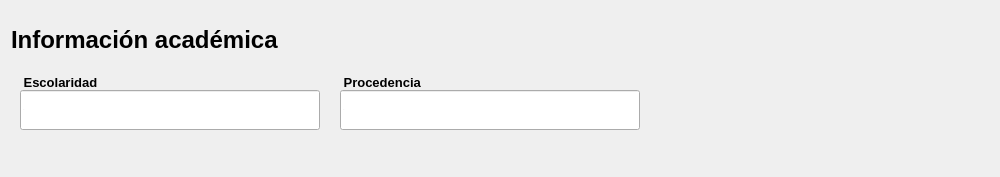
              <widget class="QFrame" name="info_academica">
               <property name="sizePolicy">
                <sizepolicy hsizetype="Preferred" vsizetype="Preferred">
                 <horstretch>0</horstretch>
                 <verstretch>10</verstretch>
                </sizepolicy>
               </property>
               <property name="minimumSize">
                <size>
                 <width>1000</width>
                 <height>170</height>
                </size>
               </property>
               <property name="styleSheet">
                <string notr="true"/>
               </property>
               <property name="frameShape">
                <enum>QFrame::NoFrame</enum>
               </property>
               <property name="frameShadow">
                <enum>QFrame::Raised</enum>
               </property>
               <property name="tipo" stdset="0">
                <string>espacio_preguntas_form</string>
               </property>
               <layout class="QVBoxLayout" name="verticalLayout">
                <property name="topMargin">
                 <number>20</number>
                </property>
                <item alignment="Qt::AlignLeft|Qt::AlignTop">
                 <widget class="QLabel" name="label_titulo_info_academica">
                  <property name="sizePolicy">
                   <sizepolicy hsizetype="Preferred" vsizetype="Preferred">
                    <horstretch>0</horstretch>
                    <verstretch>0</verstretch>
                   </sizepolicy>
                  </property>
                  <property name="minimumSize">
                   <size>
                    <width>0</width>
                    <height>40</height>
                   </size>
                  </property>
                  <property name="maximumSize">
                   <size>
                    <width>16777215</width>
                    <height>20</height>
                   </size>
                  </property>
                  <property name="font">
                   <font>
                    <family>Arial</family>
                    <pointsize>18</pointsize>
                    <weight>75</weight>
                    <bold>true</bold>
                   </font>
                  </property>
                  <property name="styleSheet">
                   <string notr="true"/>
                  </property>
                  <property name="text">
                   <string>Información académica</string>
                  </property>
                  <property name="scaledContents">
                   <bool>false</bool>
                  </property>
                 </widget>
                </item>
                <item>
                 <widget class="QFrame" name="preguntas_info_academica">
                  <property name="minimumSize">
                   <size>
                    <width>460</width>
                    <height>100</height>
                   </size>
                  </property>
                  <property name="styleSheet">
                   <string notr="true"/>
                  </property>
                  <property name="frameShape">
                   <enum>QFrame::NoFrame</enum>
                  </property>
                  <property name="frameShadow">
                   <enum>QFrame::Raised</enum>
                  </property>
                  <layout class="QFormLayout" name="formLayout_2">
                   <property name="horizontalSpacing">
                    <number>20</number>
                   </property>
                   <item row="0" column="0">
                    <layout class="QVBoxLayout" name="verticalLayout_40">
                     <item>
                      <widget class="QLabel" name="label_escolaridad">
                       <property name="maximumSize">
                        <size>
                         <width>100</width>
                         <height>16777215</height>
                        </size>
                       </property>
                       <property name="font">
                        <font>
                         <family>Arial</family>
                         <pointsize>10</pointsize>
                         <weight>75</weight>
                         <bold>true</bold>
                        </font>
                       </property>
                       <property name="styleSheet">
                        <string notr="true"/>
                       </property>
                       <property name="text">
                        <string> Escolaridad </string>
                       </property>
                       <property name="scaledContents">
                        <bool>true</bool>
                       </property>
                      </widget>
                     </item>
                     <item>
                      <widget class="QLineEdit" name="input_escolaridad">
                       <property name="sizePolicy">
                        <sizepolicy hsizetype="Fixed" vsizetype="Fixed">
                         <horstretch>0</horstretch>
                         <verstretch>0</verstretch>
                        </sizepolicy>
                       </property>
                       <property name="minimumSize">
                        <size>
                         <width>300</width>
                         <height>40</height>
                        </size>
                       </property>
                       <property name="font">
                        <font>
                         <family>Arial</family>
                         <pointsize>-1</pointsize>
                        </font>
                       </property>
                       <property name="styleSheet">
                        <string notr="true"/>
                       </property>
                       <property name="placeholderText">
                        <string>.....</string>
                       </property>
                      </widget>
                     </item>
                    </layout>
                   </item>
                   <item row="0" column="1">
                    <layout class="QVBoxLayout" name="verticalLayout_39">
                     <item>
                      <widget class="QLabel" name="label_procendencia">
                       <property name="maximumSize">
                        <size>
                         <width>100</width>
                         <height>16777215</height>
                        </size>
                       </property>
                       <property name="font">
                        <font>
                         <family>Arial</family>
                         <pointsize>10</pointsize>
                         <weight>75</weight>
                         <bold>true</bold>
                        </font>
                       </property>
                       <property name="styleSheet">
                        <string notr="true"/>
                       </property>
                       <property name="text">
                        <string> Procedencia </string>
                       </property>
                       <property name="textFormat">
                        <enum>Qt::PlainText</enum>
                       </property>
                       <property name="scaledContents">
                        <bool>true</bool>
                       </property>
                      </widget>
                     </item>
                     <item>
                      <widget class="QLineEdit" name="input_procendencia">
                       <property name="sizePolicy">
                        <sizepolicy hsizetype="Fixed" vsizetype="Fixed">
                         <horstretch>0</horstretch>
                         <verstretch>0</verstretch>
                        </sizepolicy>
                       </property>
                       <property name="minimumSize">
                        <size>
                         <width>300</width>
                         <height>40</height>
                        </size>
                       </property>
                       <property name="font">
                        <font>
                         <family>Arial</family>
                         <pointsize>-1</pointsize>
                        </font>
                       </property>
                       <property name="styleSheet">
                        <string notr="true"/>
                       </property>
                       <property name="placeholderText">
                        <string>.....</string>
                       </property>
                      </widget>
                     </item>
                    </layout>
                   </item>
                  </layout>
                 </widget>
                </item>
               </layout>
              </widget>
